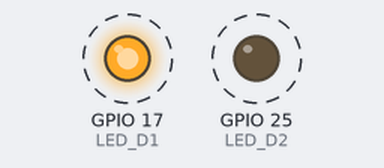
This program was run on a simulated Raspberry Pi (BCM pin numbers). Parts: output pins drawn as LEDs (lit = HIGH). Dashed ring = blinking.

Above: at 0.5 s.
Timing chart, 0 to 4.6 s (numbered marks = the images above):
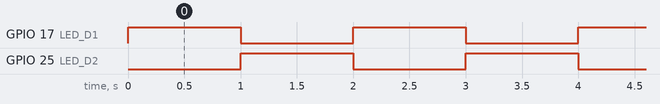

Measured:
- by itself, GPIO 17 (LED_D1), GPIO 25 (LED_D2): alternates HIGH for 1.0 s and LOW for 1.0 s

The program:

Leds_1_pooling_v1.py
```python
#############################################################################
# Leds_1_pooling_v1
#Autor: Pedro J
#modificat:
#	28/09/26 : creació
#############################################################################


import RPi.GPIO as GPIO
from time import sleep

# Definim el pin utilitzant la numeració GPIO (BCM)
LED_D1  = 17
LED_D2  = 25

B_ESTAT_ACTUAL = True

# Configuració dels pins
GPIO.setmode(GPIO.BCM)       # Fes servir  la numeració de Broadcom (GPIO)
GPIO.setup( [LED_D1,LED_D2],  GPIO.OUT) # Configura el pins com a sortida . Des de una llista de pins


#print("El pin està parpellejant... Prem Ctrl+C per sortir.")

try:
   while True:
      #GPIO.output(LED_D1, GPIO.HIGH) # Envia corrent (encén)
      GPIO.output(LED_D1, B_ESTAT_ACTUAL) # Envia corrent (encén)
      GPIO.output(LED_D2, not(B_ESTAT_ACTUAL)) # Envia corrent (encén)

      B_ESTAT_ACTUAL = not(B_ESTAT_ACTUAL)

      #GPIO.output(LED_D1, GPIO.LOW) # Envia corrent (encén)

      sleep(1)

except KeyboardInterrupt:
      print("\nAturant el programa...")
finally:
      GPIO.cleanup() # Neteja la configuració dels pins al sortir
      print("Pins alliberats correctament.")
#############################################################################
# 2_leds_v1 Amb pooling
#Autor: Pedro J
#modificat:
#	28/09/26 : creació
#############################################################################


import RPi.GPIO as GPIO
from time import sleep

# Definim el pin utilitzant la numeració GPIO (BCM)
LED_D1  = 17
LED_D2  = 25

B_ESTAT_ACTUAL = True

# Configuració dels pins
GPIO.setmode(GPIO.BCM)       # Fes servir  la numeració de Broadcom (GPIO)
GPIO.setup( [LED_D1,LED_D2],  GPIO.OUT) # Configura el pins com a sortida . Des de una llista de pins


#print("El pin està parpellejant... Prem Ctrl+C per sortir.")

try:
   while True:
      #GPIO.output(LED_D1, GPIO.HIGH) # Envia corrent (encén)
      GPIO.output(LED_D1, B_ESTAT_ACTUAL) # Envia corrent (encén)
      GPIO.output(LED_D2, not(B_ESTAT_ACTUAL)) # Envia corrent (encén)

      B_ESTAT_ACTUAL = not(B_ESTAT_ACTUAL)

      #GPIO.output(LED_D1, GPIO.LOW) # Envia corrent (encén)

      sleep(1)

except KeyboardInterrupt:
      print("\nAturant el programa...")
finally:
      GPIO.cleanup() # Neteja la configuració dels pins al sortir
      print("Pins alliberats correctament.")
```
